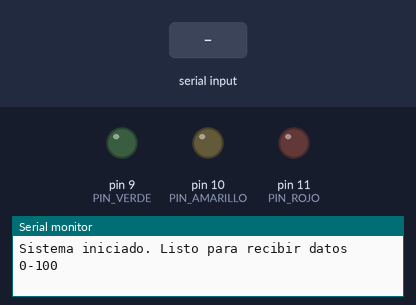
Bench run of a sketch on a simulated Arduino Uno, built with avr-gcc and run on an emulated ATmega328P. Shown: output pins drawn as LEDs (lit = HIGH), the last lines printed to the serial monitor. Inputs (shaded band) come from the test bench.

Above: at 1.2 s.
1.3 s: "90,45\n" received over Serial
At 1.8 s:
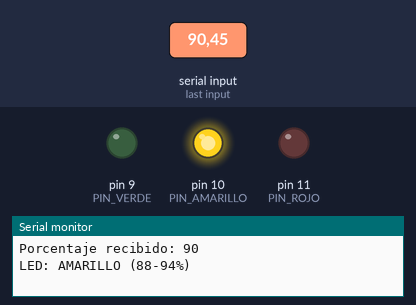
2.8 s: "30,150\n" received over Serial
At 4.0 s:
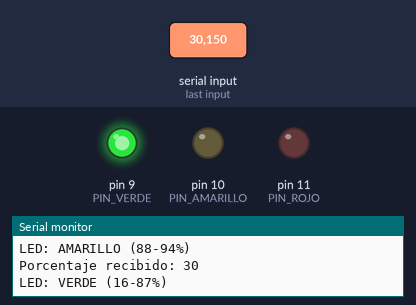
4.3 s: "5\n" received over Serial
At 5.2 s:
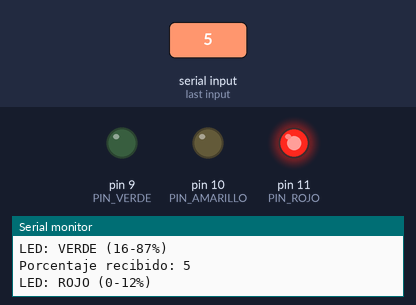
5.8 s: "90\n" received over Serial
At 6.4 s:
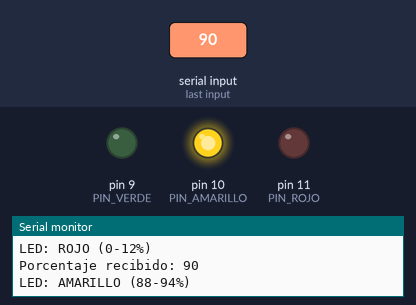
7.3 s: "200\n" received over Serial
At 8.7 s:
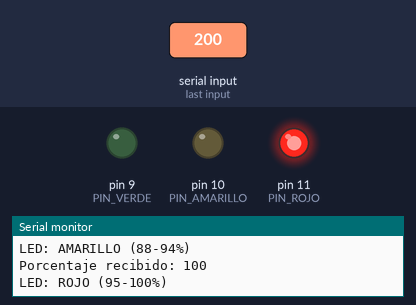
Timing chart, 0 to 9.8 s (numbered marks = the images above; inputs shaded):
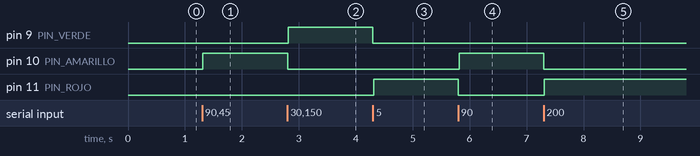

Measured:
- after the input at 1.3 s, pin 10 (PIN_AMARILLO): LOW → HIGH at once
- after the input at 2.8 s, pin 9 (PIN_VERDE): LOW → HIGH at once; pin 10 (PIN_AMARILLO): HIGH → LOW at once
- after the input at 4.3 s, pin 9 (PIN_VERDE): HIGH → LOW at once; pin 11 (PIN_ROJO): LOW → HIGH at once
- after the input at 5.8 s, pin 10 (PIN_AMARILLO): LOW → HIGH at once; pin 11 (PIN_ROJO): HIGH → LOW at once
- after the input at 7.3 s, pin 10 (PIN_AMARILLO): HIGH → LOW at once; pin 11 (PIN_ROJO): LOW → HIGH at once

The sketch:

Semaforo_reconocimiento.ino
```cpp
// Protector de Batería - VERSIÓN FINAL FUNCIONAL
const int PIN_ROJO = 11;
const int PIN_AMARILLO = 10;
const int PIN_VERDE = 9;

void setup() {
  Serial.begin(9600);
  pinMode(PIN_ROJO, OUTPUT);
  pinMode(PIN_AMARILLO, OUTPUT);
  pinMode(PIN_VERDE, OUTPUT);

  // Iniciar todos apagados
  digitalWrite(PIN_ROJO, LOW);
  digitalWrite(PIN_AMARILLO, LOW);
  digitalWrite(PIN_VERDE, LOW);

  Serial.println("Sistema iniciado. Listo para recibir datos 0-100");
}

void loop() {
  if (Serial.available() > 0) {
    String input = Serial.readStringUntil('\n');
    input.trim();

    if (input.length() > 0) {
      int porcentaje = input.toInt();

      // Forzar límites
      if (porcentaje < 0) porcentaje = 0;
      if (porcentaje > 100) porcentaje = 100;

      Serial.print("Porcentaje recibido: ");
      Serial.println(porcentaje);

      // APAGAR TODOS los LEDs primero
      digitalWrite(PIN_ROJO, LOW);
      digitalWrite(PIN_AMARILLO, LOW);
      digitalWrite(PIN_VERDE, LOW);

      delay(10); // Pequeña pausa para asegurar que se apaguen

      // Encender SOLO UN LED según el porcentaje
      if (porcentaje <= 12) {
        digitalWrite(PIN_ROJO, HIGH);
        Serial.println("LED: ROJO (0-12%)");
      }
      else if (porcentaje <= 15) {
        digitalWrite(PIN_AMARILLO, HIGH);
        Serial.println("LED: AMARILLO (13-15%)");
      }
      else if (porcentaje >= 95) {
        digitalWrite(PIN_ROJO, HIGH);
        Serial.println("LED: ROJO (95-100%)");
      }
      else if (porcentaje >= 88) {
        digitalWrite(PIN_AMARILLO, HIGH);
        Serial.println("LED: AMARILLO (88-94%)");
      }
      else {
        digitalWrite(PIN_VERDE, HIGH);
        Serial.println("LED: VERDE (16-87%)");
      }
    }
  }
}
```
